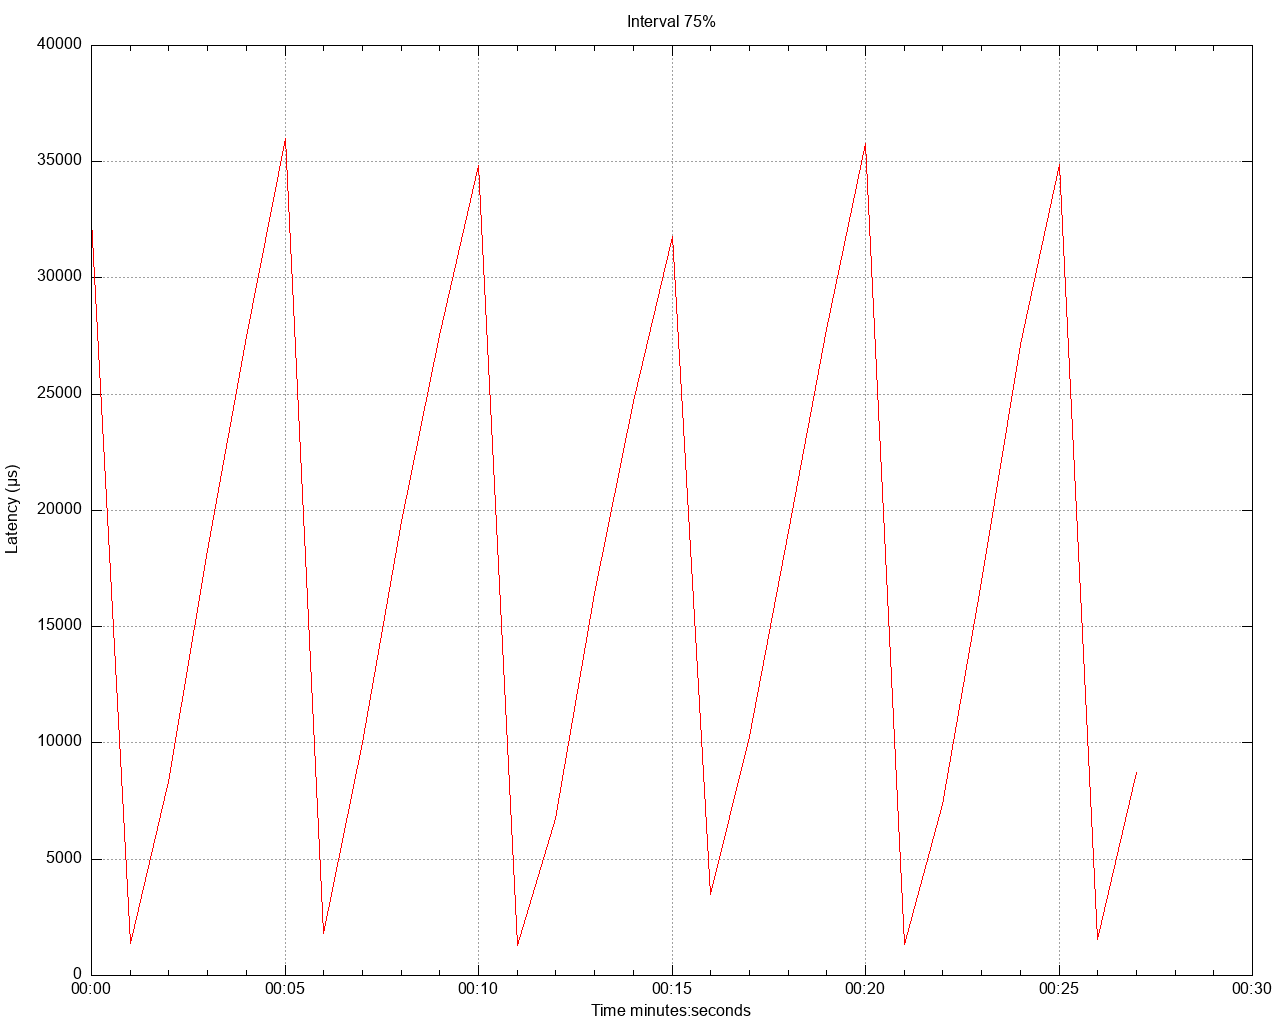

The script that saved this image:
set title 'Interval 75%' noenhanced
set style data lines
set datafile separator ","
set terminal png size 1280,1024
set grid
set key below
set xdata time
set timefmt "%s"
offset = 0
t0(x)=(offset=($0==0) ? x : offset, x - offset)
set xlabel 'Time minutes:seconds'
set ylabel 'Latency (μs)'
set output '/Users/gbarnett/git/hazelcast-simulator/atomiclong-3node-member/atomicreference/latency/latency_interval_75_fourKbWrite.png'
plot \
   '/Users/gbarnett/git/hazelcast-simulator/atomiclong-3node-member/atomicreference/data/latency_interval_75_fourKbWrite_1.data' using (t0(timecolumn(1))):2 title "" lt rgb "red", \
